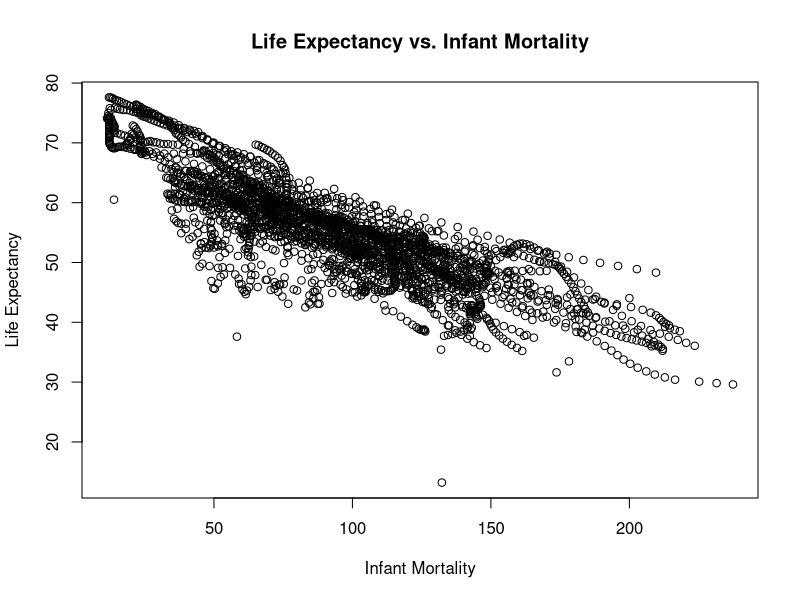
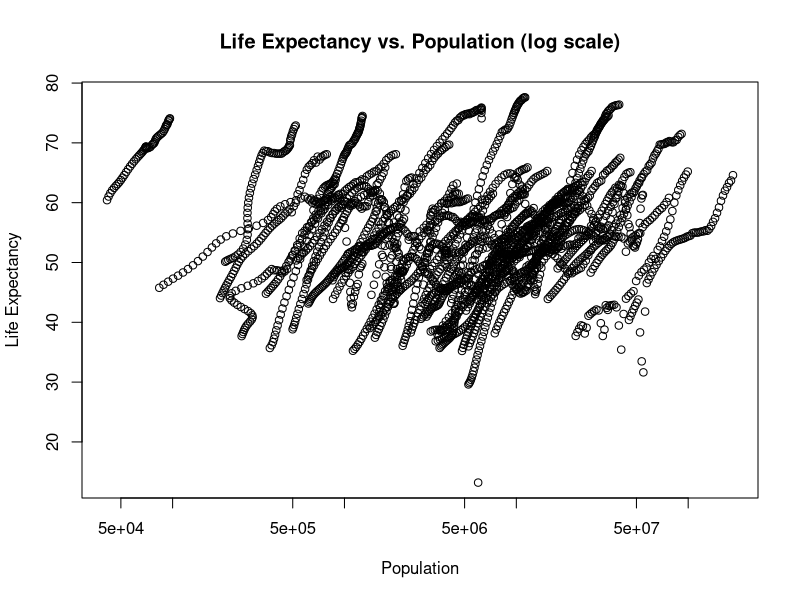
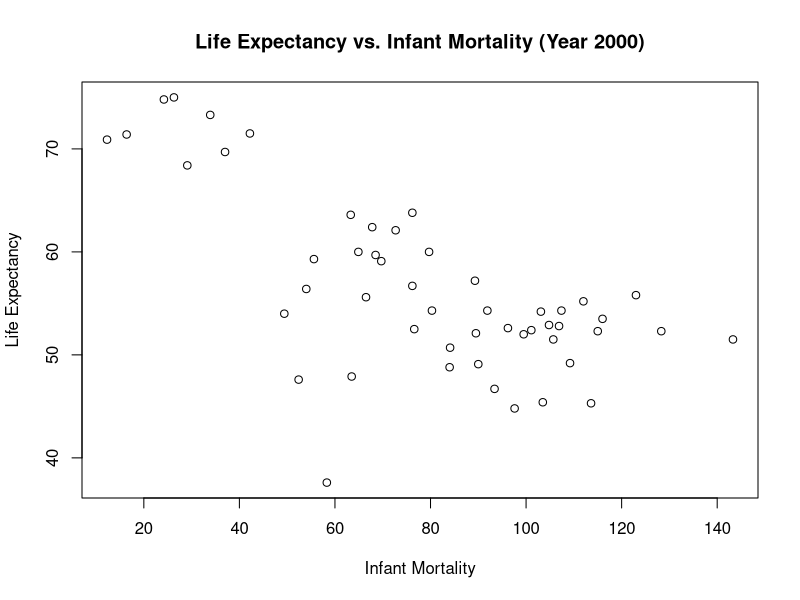
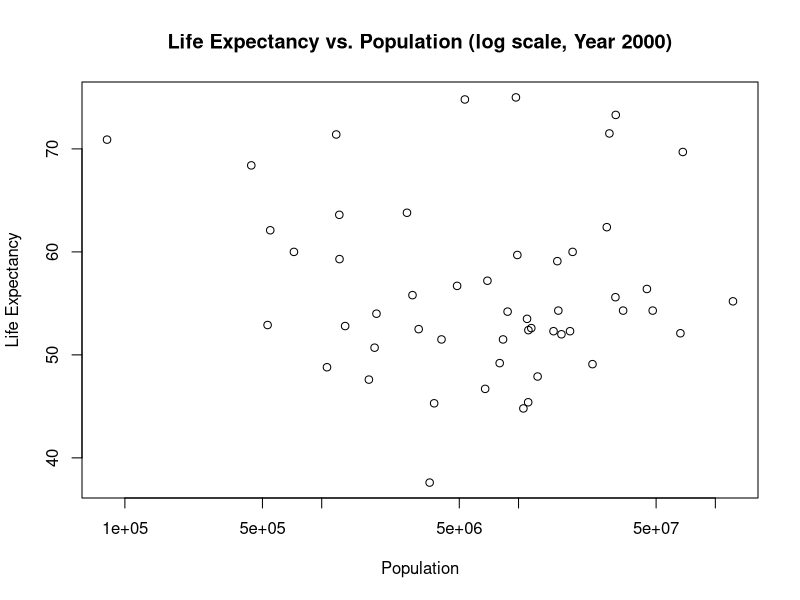
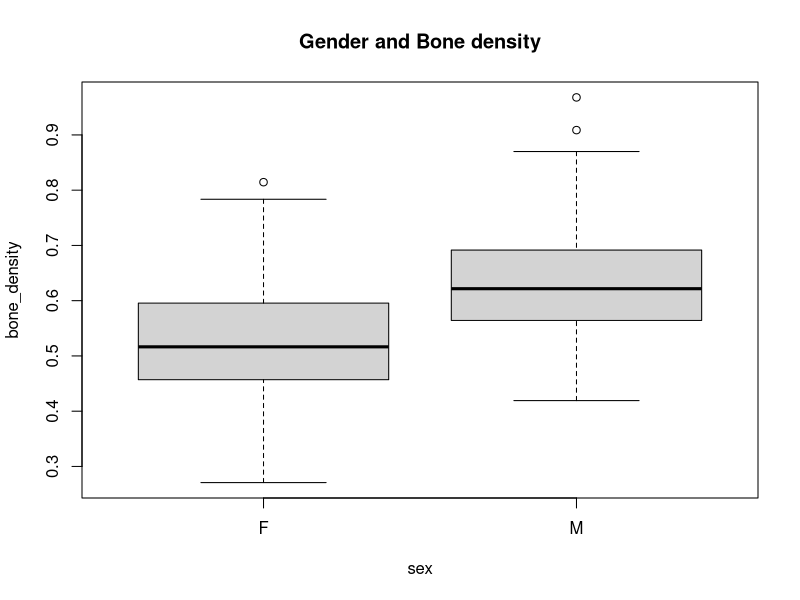
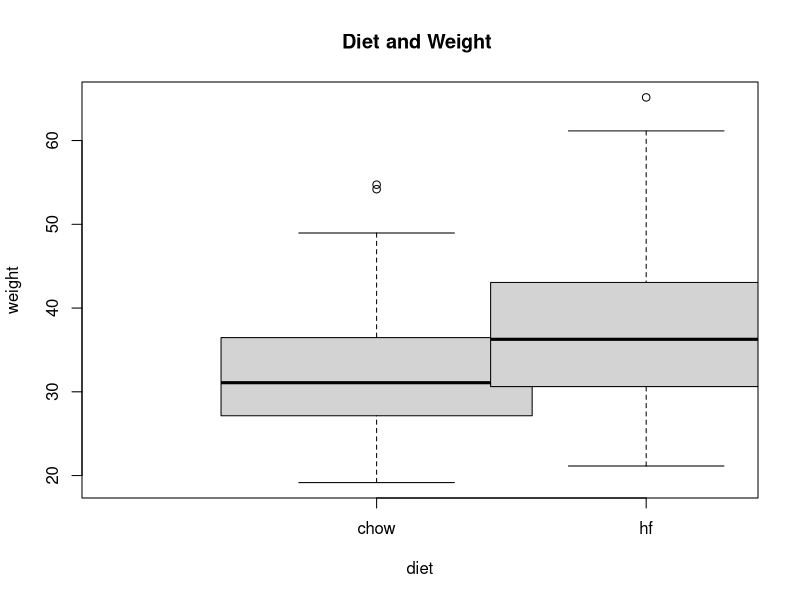

R code for these plots, in order:
## ---- chunk 1
 
library("dslabs")
library(tidyverse)

#look at help file for gapminder data
help(gapminder)

#get an overview of data structure
str(gapminder)

#get a summary of data
summary(gapminder)
    

#determine the type of object gapminder is
class(gapminder)


# Assign only African countries to a new object/variable called africadata
africadata <- subset(gapminder, continent == "Africa")

# Run str and summary on the new object
str(africadata)
summary(africadata)

# Create two new objects with selected columns from africadata
africadata_subset1 <- africadata[, c("infant_mortality", "life_expectancy")]
africadata_subset2 <- africadata[, c("population", "life_expectancy")]

# Run str and summary on both new objects
str(africadata_subset1)
summary(africadata_subset1)
str(africadata_subset2)
summary(africadata_subset2)

# Plotting
# Plot 1: Life expectancy vs. Infant mortality
plot(africadata_subset1$infant_mortality, africadata_subset1$life_expectancy,
     xlab = "Infant Mortality", ylab = "Life Expectancy",
     main = "Life Expectancy vs. Infant Mortality")

# Plot 2: Life expectancy vs. Population (log scale on x-axis)
plot(africadata_subset2$population, africadata_subset2$life_expectancy,
     xlab = "Population", ylab = "Life Expectancy",
     main = "Life Expectancy vs. Population (log scale)",
     log = "x")

# More data processing
# Extract data for the year 2000 from africadata
africadata_2000 <- subset(africadata, year == 2000)

# Check structure and summary of africadata_2000
str(africadata_2000)
summary(africadata_2000)

# More plotting for the year 2000 data
# Repeat plots for 2000 data
plot(africadata_2000$infant_mortality, africadata_2000$life_expectancy,
     xlab = "Infant Mortality", ylab = "Life Expectancy",
     main = "Life Expectancy vs. Infant Mortality (Year 2000)")

plot(africadata_2000$population, africadata_2000$life_expectancy,
     xlab = "Population", ylab = "Life Expectancy",
     main = "Life Expectancy vs. Population (log scale, Year 2000)",
     log = "x")

# Simple model fits
# Fit 1: Life expectancy ~ Infant mortality
fit1 <- lm(life_expectancy ~ infant_mortality, data = africadata_2000)
summary(fit1)

# Fit 2: Life expectancy ~ Population
fit2 <- lm(life_expectancy ~ population, data = africadata_2000)
summary(fit2)


#Contribution from Vinayak Revisanker

data("mice_weights") 

str(mice_weights)
summary(mice_weights)


mice_liter1_data <- subset(mice_weights, litter == 1)


# Run str and summary on texasdata
str(mice_liter1_data)
summary(mice_liter1_data)


# Create  new objects with selected columns from mice_liter1_data_subset1 and mice_liter1_data_subset2
mice_liter1_data_subset1 <- mice_liter1_data[, c("sex", "bone_density")]
mice_liter1_data_subset2 <- mice_liter1_data[, c("diet", "body_weight")]
# Run str and summary on both new objects
str(mice_liter1_data_subset1)
summary(mice_liter1_data_subset1)

str(mice_liter1_data_subset2)
summary(mice_liter1_data_subset2)


# Plotting
# Plot 1: sex vs. bone_density
plot(mice_liter1_data_subset1$sex, mice_liter1_data_subset1$bone_density,
     xlab = "sex", ylab = "bone_density",
     main = "Gender and Bone density")

# Plot 2: Life expectancy vs. Population (log scale on x-axis)
plot(mice_liter1_data_subset2$diet, mice_liter1_data_subset2$body_weight,
     xlab = "diet", ylab = "weight",
     main = "Diet and Weight ",
     log = "x")



# Simple model fits
# Fit 1: body_weight ~ percent_fat
fit1 <- lm(body_weight ~ percent_fat, data = mice_liter1_data)
summary(fit1)

# Fit 2: body_weight ~ bone_density
fit2 <- lm(body_weight ~ bone_density, data = mice_liter1_data)
summary(fit2)
